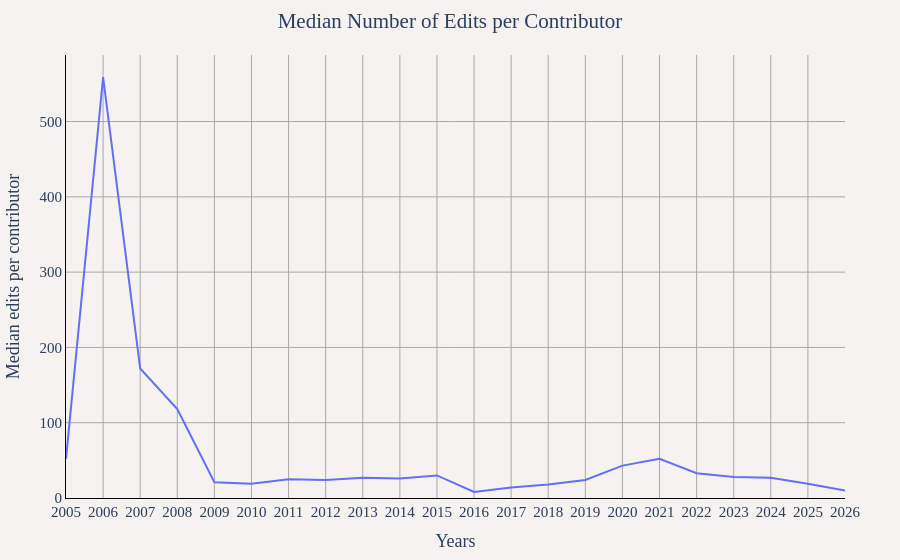

Source (notebook cell):
### Markdown cell above
## Median Number of Edits per Contributor (Yearly)
This shows the median number of edits made by contributors each year, providing insight into typical contributor activity levels.

### Code cell
df_median_edits_yearly = duckdb.sql("""
WITH yearly_contributor_edits AS (
    SELECT
        year,
        user_name,
        CAST(SUM(edit_count) as INTEGER) as user_edits
    FROM '../changeset_data/year=*/month=*/*.parquet'
    GROUP BY year, user_name
)
SELECT
    CAST(year AS VARCHAR) as Years,
    CAST(PERCENTILE_CONT(0.5) WITHIN GROUP (ORDER BY user_edits) as INTEGER) as "Median edits per contributor"
FROM yearly_contributor_edits
GROUP BY year
ORDER BY year
""").df()

util.show_figure(
    [
        util.FigureConfig(
            title="Median Number of Edits per Contributor",
            x_col="Years",
            y_col="Median edits per contributor",
            query_or_df=df_median_edits_yearly,
        ),
    ],
)

### Figure 1 — Plotly figure (JSON) as saved in the notebook; plotly's stock layout.template omitted (floating-point values rounded to 4 significant figures)
{"data": [{"hovertemplate": "Median edits per contributor<br>%{x}<br>%{y:,} Median edits per contributor<extra></extra>", "name": "Median edits per contributor", "type": "scatter", "visible": true, "x": ["2005", "2006", "2007", "2008", "2009", "2010", "2011", "2012", "2013", "2014", "2015", "2016", "2017", "2018", "2019", "2020", "2021", "2022", "2023", "2024", "2025", "2026"], "y": [52, 559, 172, 118, 21, 19, 25, 24, 27, 26, 30, 8, 14, 18, 24, 43, 52, 33, 28, 27, 19, 10]}], "layout": {"barmode": "stack", "font": {"family": "Times", "size": 15}, "margin": {"b": 55, "l": 55, "r": 55, "t": 55}, "paper_bgcolor": "#f5f2f0", "plot_bgcolor": "#f5f2f0", "title": {"text": "Median Number of Edits per Contributor", "x": 0.5}, "xaxis": {"gridcolor": "darkgray", "linecolor": "black", "showgrid": true, "tickcolor": "black", "title": {"text": "Years"}, "zerolinecolor": "darkgray"}, "yaxis": {"gridcolor": "darkgray", "linecolor": "black", "rangemode": "tozero", "showgrid": true, "tickcolor": "black", "title": {"text": "Median edits per contributor"}, "zerolinecolor": "darkgray"}}}
